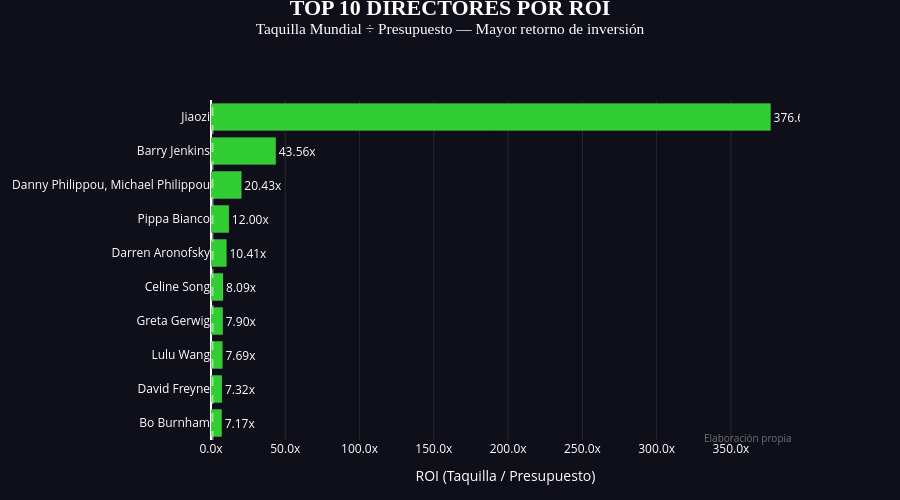

Notebook cell for this chart:
### Code cell
import plotly.graph_objects as go

# ── Preparar datos — ROI por director ────────────────────────────────────────
df_roi = (
    a24.groupby("DIRECTOR")
    .agg(
        taquilla   =("TAQUILLA MUNDIAL", "sum"),
        presupuesto=("PRESUPUESTO",      "sum"),
    )
    .reset_index()
)

df_roi["ROI"] = df_roi["taquilla"] / df_roi["presupuesto"]

# Top 10 por ROI
df_roi = (
    df_roi.sort_values("ROI", ascending=False)
    .head(10)
    .sort_values("ROI", ascending=True)
)

# ── Color según ROI (verde si > 1, rojo si < 1) ───────────────────────────────
colores = ["limegreen" if r >= 1 else "tomato" for r in df_roi["ROI"]]

# ── Figura ────────────────────────────────────────────────────────────────────
fig = go.Figure(
    go.Bar(
        x=df_roi["ROI"],
        y=df_roi["DIRECTOR"],
        orientation="h",
        marker=dict(
            color=colores,
            line=dict(width=1, color="rgba(255,255,255,0.1)"),
        ),
        text=df_roi["ROI"].apply(lambda x: f"{x:.2f}x"),
        textposition="outside",
        textfont=dict(color="white", size=12),
        hovertemplate=(
            "<b>%{y}</b><br>"
            "ROI: %{x:.2f}x<br>"
            "<extra></extra>"
        ),
    )
)

# Línea de referencia ROI = 1 (punto de equilibrio)
fig.add_vline(
    x=1,
    line=dict(color="rgba(255,255,255,0.5)", width=2, dash="dash"),
    annotation_text="Punto de equilibrio",
    annotation_font=dict(color="rgba(255,255,255,0.6)", size=11),
    annotation_position="top",
)

# ── Layout ────────────────────────────────────────────────────────────────────
fig.update_layout(
    title=dict(
        text="<b>TOP 10 DIRECTORES POR ROI</b><br><sup>Taquilla Mundial ÷ Presupuesto — Mayor retorno de inversión</sup>",
        font=dict(size=22, color="white", family="Arial Black"),
        x=0.5,
        xanchor="center",
        y=0.97,
    ),

    paper_bgcolor="#0f0f1a",
    plot_bgcolor="#0f0f1a",

    xaxis=dict(
        title="ROI (Taquilla / Presupuesto)",
        color="white",
        gridcolor="rgba(255,255,255,0.1)",
        tickformat=".1f",
        ticksuffix="x",
    ),
    yaxis=dict(
        color="white",
        automargin=True,
    ),

    font=dict(color="white"),
    margin={"r": 100, "t": 100, "l": 20, "b": 60},
    height=500,

    annotations=[
        dict(
            text="Elaboración propia",
            x=0.99, y=-0.02,
            xref="paper", yref="paper",
            showarrow=False,
            font=dict(size=10, color="rgba(255,255,255,0.4)"),
            xanchor="right",
        )
    ],
)

fig.show()

### Figure 1 — Plotly figure (JSON) as saved in the notebook; plotly's stock layout.template omitted (floating-point values rounded to 4 significant figures)
{"data": [{"hovertemplate": "<b>%{y}</b><br>ROI: %{x:.2f}x<br><extra></extra>", "marker": {"color": ["limegreen", "limegreen", "limegreen", "limegreen", "limegreen", "limegreen", "limegreen", "limegreen", "limegreen", "limegreen"], "line": {"color": "rgba(255,255,255,0.1)", "width": 1}}, "orientation": "h", "text": ["7.17x", "7.32x", "7.69x", "7.90x", "8.09x", "10.41x", "12.00x", "20.43x", "43.56x", "376.67x"], "textfont": {"color": "white", "size": 12}, "textposition": "outside", "type": "bar", "x": [7.174, 7.317, 7.692, 7.899, 8.088, 10.41, 12, 20.43, 43.56, 376.7], "y": ["Bo Burnham", "David Freyne", "Lulu Wang", "Greta Gerwig", "Celine Song", "Darren Aronofsky", "Pippa Bianco", "Danny Philippou, Michael Philippou", "Barry Jenkins", "Jiaozi"]}], "layout": {"annotations": [{"font": {"color": "rgba(255,255,255,0.4)", "size": 10}, "showarrow": false, "text": "Elaboración propia", "x": 0.99, "xanchor": "right", "xref": "paper", "y": -0.02, "yanchor": "bottom", "yref": "paper"}], "font": {"color": "white"}, "height": 500, "margin": {"b": 60, "l": 20, "r": 100, "t": 100}, "paper_bgcolor": "#0f0f1a", "plot_bgcolor": "#0f0f1a", "shapes": [{"line": {"color": "rgba(255,255,255,0.5)", "dash": "dash", "width": 2}, "type": "line", "x0": 1, "x1": 1, "xref": "x", "y0": 0, "y1": 1, "yref": "y domain"}], "title": {"font": {"color": "white", "family": "Arial Black", "size": 22}, "text": "<b>TOP 10 DIRECTORES POR ROI</b><br><sup>Taquilla Mundial ÷ Presupuesto — Mayor retorno de inversión</sup>", "x": 0.5, "xanchor": "center", "y": 0.97}, "xaxis": {"color": "white", "gridcolor": "rgba(255,255,255,0.1)", "tickformat": ".1f", "ticksuffix": "x", "title": {"text": "ROI (Taquilla / Presupuesto)"}}, "yaxis": {"automargin": true, "color": "white"}}}
